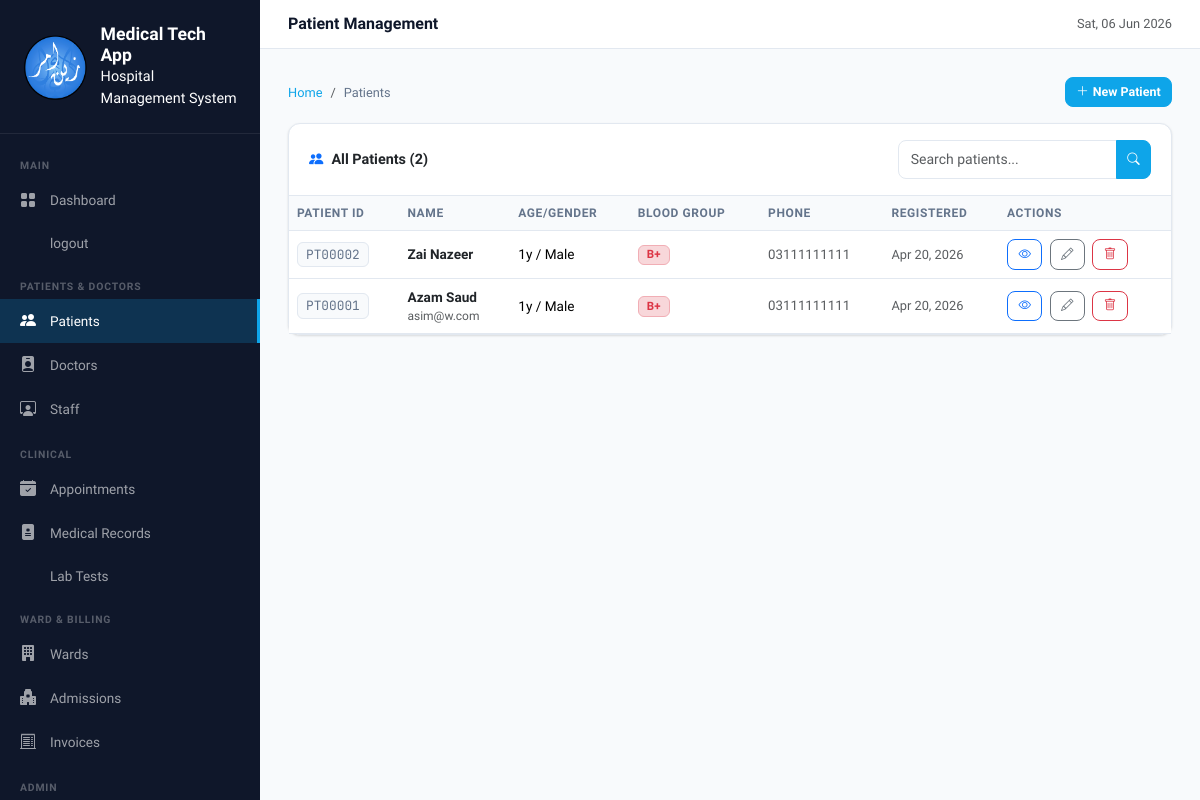
/patients/ (signed in), run on the app's committed database.
### hospital/models.py (models this page shows, shortened)
class Patient(models.Model):
    BLOOD_GROUP_CHOICES = [
        ('A+', 'A+'), ('A-', 'A-'), ('B+', 'B+'), ('B-', 'B-'),
        ('AB+', 'AB+'), ('AB-', 'AB-'), ('O+', 'O+'), ('O-', 'O-'),
    ]
    GENDER_CHOICES = [('Male', 'Male'), ('Female', 'Female'), ('Other', 'Other')]
    MARITAL_CHOICES = [('Single', 'Single'), ('Married', 'Married'), ('Divorced', 'Divorced'), ('Widowed', 'Widowed')]
    patient_id = models.CharField(max_length=20, unique=True, blank=True)
    first_name = models.CharField(max_length=100)
    last_name = models.CharField(max_length=100)
    email = models.EmailField(blank=True)
    phone = models.CharField(max_length=20)
    date_of_birth = models.DateField()
    gender = models.CharField(max_length=10, choices=GENDER_CHOICES)
    blood_group = models.CharField(max_length=5, choices=BLOOD_GROUP_CHOICES, blank=True)
    marital_status = models.CharField(max_length=20, choices=MARITAL_CHOICES, blank=True)
    address = models.TextField(blank=True)
    city = models.CharField(max_length=100, blank=True)
    emergency_contact_name = models.CharField(max_length=100, blank=True)
    emergency_contact_phone = models.CharField(max_length=20, blank=True)
    emergency_contact_relation = models.CharField(max_length=50, blank=True)
    allergies = models.TextField(blank=True)
    medical_history = models.TextField(blank=True)
    insurance_provider = models.CharField(max_length=100, blank=True)
    insurance_number = models.CharField(max_length=50, blank=True)
    registered_date = models.DateTimeField(auto_now_add=True)
    is_active = models.BooleanField(default=True)
    @property
    def full_name(self):
        return f"{self.first_name} {self.last_name}"
    @property
    def age(self):
        from datetime import date
        today = date.today()
        return today.year - self.date_of_birth.year - (
            (today.month, today.day) < (self.date_of_birth.month, self.date_of_birth.day)
        )
    class Meta:
        ordering = ['-registered_date']

### hospital/views.py (the view)
# urls.py: path('patients/', views.patient_list, name='patient_list'),
@login_required
def patient_list(request):
    query = request.GET.get('q', '')
    patients = Patient.objects.filter(is_active=True)
    if query:
        patients = patients.filter(
            Q(first_name__icontains=query) | Q(last_name__icontains=query) |
            Q(patient_id__icontains=query) | Q(phone__icontains=query)
        )
    return render(request, 'hospital/patient_list.html', {'patients': patients, 'query': query})

### templates/hospital/patient_list.html (shortened to what this page needs)
{% extends 'hospital/base.html' %}
{% block page_title %}Patient Management{% endblock %}
{% block content %}
<div class="d-flex justify-content-between align-items-center mb-3">
  <nav aria-label="breadcrumb">
    <ol class="breadcrumb mb-0">
      <li class="breadcrumb-item"><a href="{% url 'dashboard' %}">Home</a></li>
      <li class="breadcrumb-item active">Patients</li>
    </ol>
  </nav>
  <a href="{% url 'patient_create' %}" class="btn btn-primary btn-sm">
    <i class="bi bi-plus-lg me-1"></i>New Patient
  </a>
</div>
<div class="card">
  <div class="card-header d-flex justify-content-between align-items-center">
    <span><i class="bi bi-people-fill text-primary me-2"></i>All Patients ({{ patients|length }})</span>
    <form class="d-flex search-input" method="get">
      <div class="input-group">
        <input type="text" name="q" class="form-control form-control-sm" placeholder="Search patients..." value="{{ query }}">
        <button type="submit" class="btn btn-sm btn-primary"><i class="bi bi-search"></i></button>
      </div>
    </form>
  </div>
  <div class="card-body p-0">
    {% if patients %}
    <div class="table-responsive">
      <table class="table table-hover mb-0">
        <thead>
          <tr>
            <th>Patient ID</th><th>Name</th><th>Age/Gender</th>
            <th>Blood Group</th><th>Phone</th><th>Registered</th><th>Actions</th>
          </tr>
        </thead>
        <tbody>
          {% for patient in patients %}
          <tr>
            <td><span class="id-tag">{{ patient.patient_id }}</span></td>
            <td>
              <a href="{% url 'patient_detail' patient.pk %}" class="text-decoration-none fw-semibold text-dark">
                {{ patient.full_name }}
              </a>
              {% if patient.email %}<div class="text-muted" style="font-size:.75rem;">{{ patient.email }}</div>{% endif %}
            </td>
            <td>{{ patient.age }}y / {{ patient.gender }}</td>
            <td><span class="badge bg-danger-subtle text-danger border border-danger-subtle">{{ patient.blood_group|default:"-" }}</span></td>
            <td class="text-muted" style="font-size:.83rem;">{{ patient.phone }}</td>
            <td class="text-muted" style="font-size:.8rem;">{{ patient.registered_date|date:"M d, Y" }}</td>
            <td>
              <a href="{% url 'patient_detail' patient.pk %}" class="btn btn-sm btn-outline-primary me-1"><i class="bi bi-eye"></i></a>
              <a href="{% url 'patient_update' patient.pk %}" class="btn btn-sm btn-outline-secondary me-1"><i class="bi bi-pencil"></i></a>
              <a href="{% url 'patient_delete' patient.pk %}" class="btn btn-sm btn-outline-danger"><i class="bi bi-trash"></i></a>
            </td>
          </tr>
          {% endfor %}
        </tbody>
      </table>
    </div>
    {% else %}
    <div class="empty-state">
      <i class="bi bi-people"></i>
      <h6>No patients found</h6>
      {% if query %}<p>Try a different search term.</p>{% else %}<p><a href="{% url 'patient_create' %}">Register your first patient</a></p>{% endif %}
    </div>
    {% endif %}
  </div>
</div>
{% endblock %}

### templates/hospital/base.html (style rules this page uses)
:root { --primary: #0ea5e9; --primary-dark: #0284c7; --secondary: #6366f1; --success: #10b981; --warning: #f59e0b; --danger: #ef4444; --sidebar-bg: #0f172a; --sidebar-width: 260px; --text-dark: #0f172a; --text-muted: #64748b; --bg-light: #f8fafc; --border: #e2e8f0; --card-shadow: 0 1px 3px rgba(0,0,0,.08), 0 1px 2px rgba(0,0,0,.06); }
* { box-sizing: border-box; }
body { font-family: 'Plus Jakarta Sans', sans-serif; background: var(--bg-light); color: var(--text-dark); margin: 0; }
.card { border: 1px solid var(--border); border-radius: 12px; box-shadow: var(--card-shadow); background: white; }
.card-header { background: transparent; border-bottom: 1px solid var(--border); padding: 1rem 1.25rem; font-weight: 600; font-size: .9rem; }
.badge { font-size: .72rem; font-weight: 600; padding: .3em .7em; border-radius: 6px; }
.table { font-size: .85rem; }
.table th { font-weight: 600; font-size: .75rem; text-transform: uppercase; letter-spacing: .05em; color: var(--text-muted); background: #f8fafc; border-color: var(--border); }
.table td { border-color: var(--border); vertical-align: middle; }
.form-control, .form-select { font-size: .875rem; border-color: var(--border); border-radius: 8px; padding: .5rem .75rem; }
.btn { font-size: .85rem; font-weight: 600; border-radius: 8px; padding: .45rem 1rem; }
.btn-primary { background: var(--primary); border-color: var(--primary); }
.btn-sm { font-size: .78rem; padding: .3rem .65rem; }
.search-input { max-width: 280px; }
.input-group .btn { border-radius: 0 8px 8px 0 !important; }
.input-group .form-control { border-radius: 8px 0 0 8px !important; }
.id-tag { font-family: 'JetBrains Mono', monospace; font-size: .8rem; background: var(--bg-light); border: 1px solid var(--border); padding: .2rem .5rem; border-radius: 6px; color: var(--text-muted); }
.breadcrumb { font-size: .8rem; }
.breadcrumb-item a { color: var(--primary); text-decoration: none; }
.breadcrumb-item.active { color: var(--text-muted); }

### data on the page
Patient: patient_id "PT00002", full_name "Zai Nazeer", age "1", gender "Male", blood_group "B+", phone "03111111111", registered_date "Apr 20, 2026"
Patient: patient_id "PT00001", full_name "Azam Saud", email "asim@w.com", age "1", gender "Male", blood_group "B+", phone "03111111111", registered_date "Apr 20, 2026"

### other printed values
{{ patients|length }} "2"
